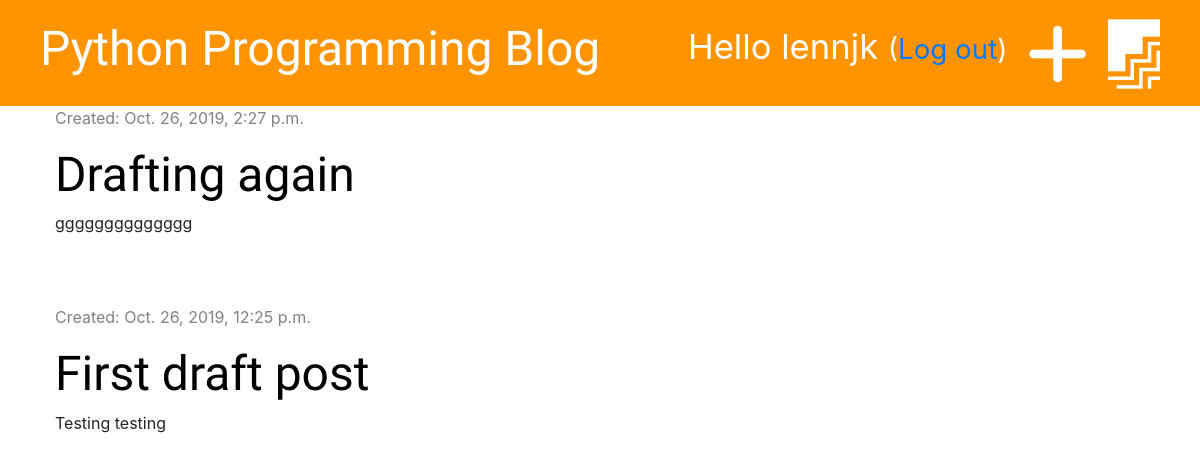
Page /drafts/ (signed in) on the committed database.
### blog/models.py (models this page shows, shortened)
class Post(models.Model):
    author = models.ForeignKey('auth.User', on_delete=models.CASCADE)
    title = models.CharField(max_length=200)
    text = models.TextField()
    created_date = models.DateTimeField(default=timezone.now)
    published_date = models.DateTimeField(blank=True, null=True)
    edited_date = models.DateTimeField(blank=True, null=True)

### blog/views.py (the view)
# urls.py: path('drafts/', views.post_draft_list, name='post_draft_list'),
@login_required
def post_draft_list(request):
    posts = Post.objects.filter(published_date__isnull=True).order_by('-created_date')
    stuff_for_frontend = {'posts': posts}
    return render(request, 'blog/post_draft_list.html', stuff_for_frontend)

### blog/templates/blog/post_draft_list.html (shortened to what this page needs)
{% extends 'blog/base.html' %}
{% block content %}
    {% for post in posts %}
        <div class="post">
            <p class="date">Created: {{ post.created_date }}</p>
            <h1><a href="{% url 'post_detail' pk=post.pk %}">{{ post.title }}</a></h1>
            <p>{{ post.text|truncatechars:50 }}</p>
        </div>
    {% endfor %}
{% endblock %}

### blog/templates/blog/base.html (shortened to what this page needs)
{% load staticfiles %}
<!DOCTYPE html>
<html lang="en">
<head>
    <link href="https://stackpath.bootstrapcdn.com/bootstrap/4.3.1/css/bootstrap.min.css" rel="stylesheet">
    <link href="{% static 'css/blog.css' %}" rel="stylesheet">
</head>
<body>
<div class="page-header">
    {% if user.is_authenticated %}
        <a href="{% url 'post_draft_list' %}" class="top-menu"><i class="fab fa-firstdraft fa-2x"></i></a>
        <a href="{% url 'post_new' %}" class="top-menu"><i class="fas fa-plus fa-2x"></i></a>
        <p class="top-menu">Hello {{ user.username }} <small>(<a href="{% url 'logout' %}">Log out</a>)</small></p>
    {% else %}
        <a href="{% url 'login' %}" class="top-menu"><i class="fas fa-sign-in-alt fa-2x"></i></a>
    {% endif %}
    <h1><a href="{% url 'post_list' %}">Python Programming Blog</a></h1>
</div>
<div class="content container">
    <div class="row">
        <div class="col-md-8">
            {% block content %}
            {% endblock %}
        </div>
    </div>
</div>
</body>
</html>

### blog/static/css/blog.css (style rules this page uses)
.page-header { background-color: #ff9400; margin-top: 0; padding: 20px 20px 20px 40px; }
.page-header h1, .page-header h1 a { color: #ffffff; font-size: 36pt; text-decoration: none; }
.content { margin-left: 40px; }
h1, h2, h3, h4 { font-family: 'Inconsolata', 'Droid Sans',serif; font-size: 48px; }
.date { color: #828282 }
.post { margin-bottom: 70px }
.post h1 a { color: #000000 }
.top-menu { color: #ffffff; float: right; font-size: 26pt; margin-right: 20px; }

### rows in the picture
Post: created_date "Oct. 26, 2019, 2:27 p.m.", title "Drafting again", text "gggggggggggggg"
Post: created_date "Oct. 26, 2019, 12:25 p.m.", title "First draft post", text "Testing testing"

### other values in the picture
{{ user.username }} "lennjk"
